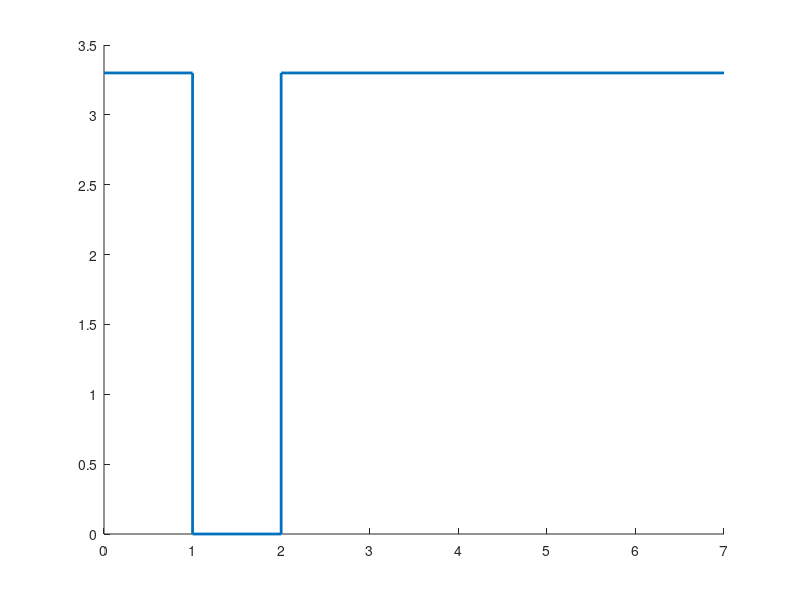

This figure's MATLAB source: (Note: this script raises an error after producing the figure.)
clear;

% Spannungsverlauf Lichtschranke
f1 = figure; 
line([0, 1], [3.3, 3.3], 'LineWidth',2);
line([1, 1], [3.3, 0], 'LineWidth',2);
line([1, 2], [0, 0], 'LineWidth',2);
line([2, 2], [0, 3.3], 'LineWidth',2);
line([2, 7], [3.3, 3.3], 'LineWidth',2);
ax = gca;
ax.XLim = [0 7];
ax.YLim = [0 4];
title('Zeitlicher Verlauf von U_{Out}');
xlabel('t in ms'); 
ylabel('U in V');
saveas(f1, 'Lichtschranke_Spannungsverlauf', 'epsc');

% Entladungskurve Kondensator
Entladung = readtable('Messwerte Entladung');
f2 = figure;
plot(Entladung.Zeit, Entladung.Kanal_1, 'LineWidth', 2);
title('Entladung des Kondensators');
xlabel('t in s'); 
ylabel('U in V');
saveas(f2, 'Kondensator_Entladung_Messung', 'epsc');

% Ladungskurve Kondensator 1 Lichtschranke
Ladung_1 = readtable('Messwerte Ladung 1 Lichtschranke');
f3 = figure;
plot(Ladung_1.Zeit, Ladung_1.Kanal_1, 'LineWidth', 2);
title('Ladung und Entladung des Kondensators bei 1 Lichtschranke');
xlabel('t in s'); 
ylabel('U in V');
saveas(f3, 'Kondensator_1_Lichtschranke_Messung', 'epsc');